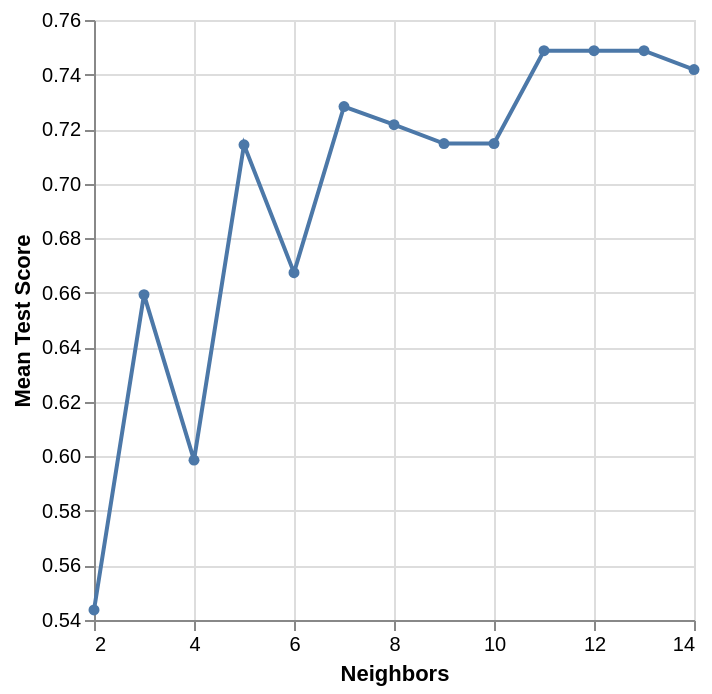

Notebook code for this chart:
### Code cell
#plot to visualize best k 
cross_val_plot = alt.Chart(accuracies).mark_line(point=True).encode(
    x=alt.X("param_kneighborsclassifier__n_neighbors")
        .title("Neighbors")
        .scale(zero=False),
    y=alt.Y("mean_test_score")
        .title("Mean Test Score")
        .scale(zero=False)
)
cross_val_plot

### Figure 1 — Vega-Lite specification as saved in the notebook (floating-point values rounded to 4 significant figures)
{"config": {"view": {"continuousWidth": 300, "continuousHeight": 300}}, "data": {"name": "data-8648cb99037faad867285ab0cd371931"}, "mark": {"type": "line", "point": true}, "encoding": {"x": {"field": "param_kneighborsclassifier__n_neighbors", "scale": {"zero": false}, "title": "Neighbors", "type": "quantitative"}, "y": {"field": "mean_test_score", "scale": {"zero": false}, "title": "Mean Test Score", "type": "quantitative"}}, "$schema": "https://vega.github.io/schema/vega-lite/v5.20.1.json", "datasets": {"data-8648cb99037faad867285ab0cd371931": [{"mean_fit_time": 0.02117, "std_fit_time": 0.03241, "mean_score_time": 0.005264, "std_score_time": 0.0008451, "param_kneighborsclassifier__n_neighbors": 2, "params": {"kneighborsclassifier__n_neighbors": 2}, "split0_test_score": 0.5, "split1_test_score": 0.6667, "split2_test_score": 0.4483, "split3_test_score": 0.5517, "split4_test_score": 0.5517, "mean_test_score": 0.5437, "std_test_score": 0.07248, "rank_test_score": 13, "split0_train_score": 0.7179, "split1_train_score": 0.7607, "split2_train_score": 0.6949, "split3_train_score": 0.6695, "split4_train_score": 0.6356, "mean_train_score": 0.6957, "std_train_score": 0.04247}, {"mean_fit_time": 0.004485, "std_fit_time": 0.0002879, "mean_score_time": 0.004692, "std_score_time": 9.563e-05, "param_kneighborsclassifier__n_neighbors": 3, "params": {"kneighborsclassifier__n_neighbors": 3}, "split0_test_score": 0.7, "split1_test_score": 0.7, "split2_test_score": 0.5172, "split3_test_score": 0.6897, "split4_test_score": 0.6897, "mean_test_score": 0.6593, "std_test_score": 0.07118, "rank_test_score": 11, "split0_train_score": 0.7607, "split1_train_score": 0.8034, "split2_train_score": 0.7034, "split3_train_score": 0.7881, "split4_train_score": 0.7712, "mean_train_score": 0.7654, "std_train_score": 0.03424}, {"mean_fit_time": 0.004334, "std_fit_time": 0.0001669, "mean_score_time": 0.00539, "std_score_time": 0.001091, "param_kneighborsclassifier__n_neighbors": 4, "params": {"kneighborsclassifier__n_neighbors": 4}, "split0_test_score": 0.6667, "split1_test_score": 0.5333, "split2_test_score": 0.4828, "split3_test_score": 0.6897, "split4_test_score": 0.6207, "mean_test_score": 0.5986, "std_test_score": 0.07886, "rank_test_score": 12, "split0_train_score": 0.7692, "split1_train_score": 0.7521, "split2_train_score": 0.661, "split3_train_score": 0.7542, "split4_train_score": 0.7458, "mean_train_score": 0.7365, "std_train_score": 0.03851}, {"mean_fit_time": 0.004448, "std_fit_time": 0.0002725, "mean_score_time": 0.004601, "std_score_time": 1.568e-05, "param_kneighborsclassifier__n_neighbors": 5, "params": {"kneighborsclassifier__n_neighbors": 5}, "split0_test_score": 0.7667, "split1_test_score": 0.6667, "split2_test_score": 0.6897, "split3_test_score": 0.7586, "split4_test_score": 0.6897, "mean_test_score": 0.7143, "std_test_score": 0.04047, "rank_test_score": 9, "split0_train_score": 0.7521, "split1_train_score": 0.7692, "split2_train_score": 0.7797, "split3_train_score": 0.7627, "split4_train_score": 0.7712, "mean_train_score": 0.767, "std_train_score": 0.009188}, {"mean_fit_time": 0.004355, "std_fit_time": 0.0001863, "mean_score_time": 0.004697, "std_score_time": 8.948e-05, "param_kneighborsclassifier__n_neighbors": 6, "params": {"kneighborsclassifier__n_neighbors": 6}, "split0_test_score": 0.7, "split1_test_score": 0.5333, "split2_test_score": 0.6897, "split3_test_score": 0.7586, "split4_test_score": 0.6552, "mean_test_score": 0.6674, "std_test_score": 0.07484, "rank_test_score": 10, "split0_train_score": 0.7436, "split1_train_score": 0.7692, "split2_train_score": 0.7797, "split3_train_score": 0.7627, "split4_train_score": 0.7627, "mean_train_score": 0.7636, "std_train_score": 0.01176}, {"mean_fit_time": 0.004254, "std_fit_time": 7.476e-05, "mean_score_time": 0.004594, "std_score_time": 2.513e-05, "param_kneighborsclassifier__n_neighbors": 7, "params": {"kneighborsclassifier__n_neighbors": 7}, "split0_test_score": 0.7333, "split1_test_score": 0.6667, "split2_test_score": 0.7241, "split3_test_score": 0.7931, "split4_test_score": 0.7241, "mean_test_score": 0.7283, "std_test_score": 0.04015, "rank_test_score": 5, "split0_train_score": 0.7436, "split1_train_score": 0.7607, "split2_train_score": 0.7458, "split3_train_score": 0.7458, "split4_train_score": 0.7712, "mean_train_score": 0.7534, "std_train_score": 0.01079}, {"mean_fit_time": 0.004217, "std_fit_time": 6.288e-05, "mean_score_time": 0.004579, "std_score_time": 9.585e-06, "param_kneighborsclassifier__n_neighbors": 8, "params": {"kneighborsclassifier__n_neighbors": 8}, "split0_test_score": 0.7333, "split1_test_score": 0.6333, "split2_test_score": 0.7241, "split3_test_score": 0.7931, "split4_test_score": 0.7241, "mean_test_score": 0.7216, "std_test_score": 0.0511, "rank_test_score": 6, "split0_train_score": 0.7436, "split1_train_score": 0.7692, "split2_train_score": 0.7542, "split3_train_score": 0.7373, "split4_train_score": 0.7373, "mean_train_score": 0.7483, "std_train_score": 0.01215}, {"mean_fit_time": 0.004237, "std_fit_time": 6.854e-05, "mean_score_time": 0.004595, "std_score_time": 4.574e-05, "param_kneighborsclassifier__n_neighbors": 9, "params": {"kneighborsclassifier__n_neighbors": 9}, "split0_test_score": 0.7, "split1_test_score": 0.6667, "split2_test_score": 0.7241, "split3_test_score": 0.7586, "split4_test_score": 0.7241, "mean_test_score": 0.7147, "std_test_score": 0.03043, "rank_test_score": 7, "split0_train_score": 0.7179, "split1_train_score": 0.7692, "split2_train_score": 0.7458, "split3_train_score": 0.7627, "split4_train_score": 0.7458, "mean_train_score": 0.7483, "std_train_score": 0.01778}, {"mean_fit_time": 0.004216, "std_fit_time": 6.295e-05, "mean_score_time": 0.00458, "std_score_time": 4.762e-05, "param_kneighborsclassifier__n_neighbors": 10, "params": {"kneighborsclassifier__n_neighbors": 10}, "split0_test_score": 0.7, "split1_test_score": 0.6667, "split2_test_score": 0.7241, "split3_test_score": 0.7586, "split4_test_score": 0.7241, "mean_test_score": 0.7147, "std_test_score": 0.03043, "rank_test_score": 7, "split0_train_score": 0.7436, "split1_train_score": 0.7607, "split2_train_score": 0.7458, "split3_train_score": 0.7712, "split4_train_score": 0.7627, "mean_train_score": 0.7568, "std_train_score": 0.01052}, {"mean_fit_time": 0.004186, "std_fit_time": 5.145e-05, "mean_score_time": 0.004605, "std_score_time": 4.168e-05, "param_kneighborsclassifier__n_neighbors": 11, "params": {"kneighborsclassifier__n_neighbors": 11}, "split0_test_score": 0.7333, "split1_test_score": 0.7, "split2_test_score": 0.7586, "split3_test_score": 0.7931, "split4_test_score": 0.7586, "mean_test_score": 0.7487, "std_test_score": 0.03091, "rank_test_score": 1, "split0_train_score": 0.735, "split1_train_score": 0.7692, "split2_train_score": 0.7458, "split3_train_score": 0.7542, "split4_train_score": 0.7542, "mean_train_score": 0.7517, "std_train_score": 0.01125}, {"mean_fit_time": 0.004204, "std_fit_time": 6.397e-05, "mean_score_time": 0.00457, "std_score_time": 4.497e-05, "param_kneighborsclassifier__n_neighbors": 12, "params": {"kneighborsclassifier__n_neighbors": 12}, "split0_test_score": 0.7333, "split1_test_score": 0.7, "split2_test_score": 0.7586, "split3_test_score": 0.7931, "split4_test_score": 0.7586, "mean_test_score": 0.7487, "std_test_score": 0.03091, "rank_test_score": 1, "split0_train_score": 0.735, "split1_train_score": 0.7692, "split2_train_score": 0.7542, "split3_train_score": 0.7627, "split4_train_score": 0.7542, "mean_train_score": 0.7551, "std_train_score": 0.0115}, {"mean_fit_time": 0.004222, "std_fit_time": 7.606e-05, "mean_score_time": 0.004699, "std_score_time": 0.0002259, "param_kneighborsclassifier__n_neighbors": 13, "params": {"kneighborsclassifier__n_neighbors": 13}, "split0_test_score": 0.7333, "split1_test_score": 0.7, "split2_test_score": 0.7586, "split3_test_score": 0.7931, "split4_test_score": 0.7586, "mean_test_score": 0.7487, "std_test_score": 0.03091, "rank_test_score": 1, "split0_train_score": 0.735, "split1_train_score": 0.7607, "split2_train_score": 0.7542, "split3_train_score": 0.7542, "split4_train_score": 0.7458, "mean_train_score": 0.75, "std_train_score": 0.008851}, {"mean_fit_time": 0.004166, "std_fit_time": 1.605e-05, "mean_score_time": 0.004578, "std_score_time": 2.505e-05, "param_kneighborsclassifier__n_neighbors": 14, "params": {"kneighborsclassifier__n_neighbors": 14}, "split0_test_score": 0.7333, "split1_test_score": 0.7, "split2_test_score": 0.7586, "split3_test_score": 0.7931, "split4_test_score": 0.7241, "mean_test_score": 0.7418, "std_test_score": 0.03177, "rank_test_score": 4, "split0_train_score": 0.735, "split1_train_score": 0.7607, "split2_train_score": 0.7627, "split3_train_score": 0.7627, "split4_train_score": 0.7458, "mean_train_score": 0.7534, "std_train_score": 0.01115}]}}
